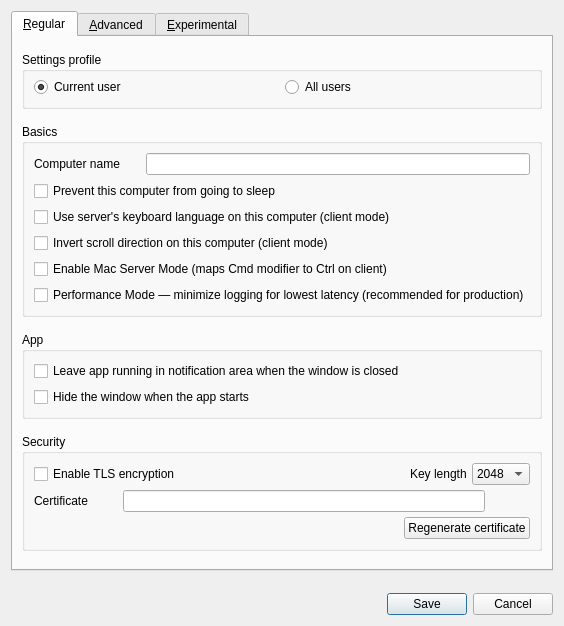
<?xml version="1.0" encoding="UTF-8"?>
<ui version="4.0">
 <class>SettingsDialogBase</class>
 <widget class="QDialog" name="SettingsDialogBase">
  <property name="geometry">
   <rect>
    <x>0</x>
    <y>0</y>
    <width>550</width>
    <height>626</height>
   </rect>
  </property>
  <property name="sizePolicy">
   <sizepolicy hsizetype="Preferred" vsizetype="Expanding">
    <horstretch>0</horstretch>
    <verstretch>0</verstretch>
   </sizepolicy>
  </property>
  <property name="windowTitle">
   <string>Preferences</string>
  </property>
  <layout class="QVBoxLayout" name="verticalLayout_9">
   <property name="spacing">
    <number>15</number>
   </property>
   <item alignment="Qt::AlignTop">
    <widget class="QTabWidget" name="m_pTabWidget">
     <property name="tabPosition">
      <enum>QTabWidget::North</enum>
     </property>
     <property name="currentIndex">
      <number>0</number>
     </property>
     <widget class="QWidget" name="m_pTabRegular">
      <attribute name="title">
       <string>&amp;Regular</string>
      </attribute>
      <layout class="QVBoxLayout" name="verticalLayout_3">
       <property name="spacing">
        <number>15</number>
       </property>
       <property name="topMargin">
        <number>15</number>
       </property>
       <item alignment="Qt::AlignTop">
        <widget class="QGroupBox" name="m_pGroupScope">
         <property name="title">
          <string>Settings profile</string>
         </property>
         <layout class="QGridLayout" name="gridLayout_2">
          <property name="topMargin">
           <number>5</number>
          </property>
          <item row="0" column="1">
           <widget class="QRadioButton" name="m_pRadioSystemScope">
            <property name="text">
             <string>All users</string>
            </property>
            <property name="checked">
             <bool>false</bool>
            </property>
           </widget>
          </item>
          <item row="0" column="0">
           <widget class="QRadioButton" name="m_pRadioUserScope">
            <property name="text">
             <string>Current user</string>
            </property>
            <property name="checked">
             <bool>true</bool>
            </property>
           </widget>
          </item>
         </layout>
        </widget>
       </item>
       <item alignment="Qt::AlignTop">
        <widget class="QGroupBox" name="m_pGroupBasics">
         <property name="title">
          <string>Basics</string>
         </property>
         <layout class="QVBoxLayout" name="verticalLayout_2">
          <item>
           <layout class="QHBoxLayout" name="horizontalLayout">
            <item>
             <widget class="QLabel" name="m_pLabelComputerName">
              <property name="sizePolicy">
               <sizepolicy hsizetype="Preferred" vsizetype="Fixed">
                <horstretch>0</horstretch>
                <verstretch>0</verstretch>
               </sizepolicy>
              </property>
              <property name="minimumSize">
               <size>
                <width>75</width>
                <height>0</height>
               </size>
              </property>
              <property name="text">
               <string>Computer name</string>
              </property>
             </widget>
            </item>
            <item>
             <spacer name="horizontalSpacer">
              <property name="orientation">
               <enum>Qt::Horizontal</enum>
              </property>
              <property name="sizeType">
               <enum>QSizePolicy::Maximum</enum>
              </property>
              <property name="sizeHint" stdset="0">
               <size>
                <width>20</width>
                <height>20</height>
               </size>
              </property>
             </spacer>
            </item>
            <item>
             <widget class="QLineEdit" name="m_pLineEditScreenName">
              <property name="enabled">
               <bool>true</bool>
              </property>
              <property name="maxLength">
               <number>255</number>
              </property>
             </widget>
            </item>
           </layout>
          </item>
          <item>
           <widget class="QCheckBox" name="m_pCheckBoxPreventSleep">
            <property name="text">
             <string>Prevent this computer from going to sleep</string>
            </property>
           </widget>
          </item>
          <item>
           <widget class="QCheckBox" name="m_pCheckBoxLanguageSync">
            <property name="text">
             <string>Use server's keyboard language on this computer (client mode)</string>
            </property>
           </widget>
          </item>
          <item>
           <widget class="QCheckBox" name="m_pCheckBoxScrollDirection">
            <property name="text">
             <string>Invert scroll direction on this computer (client mode)</string>
            </property>
           </widget>
          </item>
          <item>
           <widget class="QCheckBox" name="m_pCheckBoxMacServerMode">
            <property name="text">
             <string>Enable Mac Server Mode (maps Cmd modifier to Ctrl on client)</string>
            </property>
           </widget>
          </item>
          <item>
           <widget class="QCheckBox" name="m_pCheckBoxPerformanceMode">
            <property name="text">
             <string>Performance Mode — minimize logging for lowest latency (recommended for production)</string>
            </property>
            <property name="toolTip">
             <string>When enabled, sets core process log level to WARNING only. This eliminates INFO/DEBUG packet traces from the hot path, reducing latency for mouse and keyboard events.</string>
            </property>
           </widget>
          </item>
         </layout>
        </widget>
       </item>
       <item alignment="Qt::AlignTop">
        <widget class="QGroupBox" name="m_pGroupApp">
         <property name="title">
          <string>App</string>
         </property>
         <layout class="QVBoxLayout" name="verticalLayout_5">
          <item>
           <widget class="QCheckBox" name="m_pCheckBoxCloseToTray">
            <property name="text">
             <string>Leave app running in notification area when the window is closed</string>
            </property>
           </widget>
          </item>
          <item>
           <widget class="QCheckBox" name="m_pCheckBoxAutoHide">
            <property name="text">
             <string>Hide the window when the app starts</string>
            </property>
           </widget>
          </item>
         </layout>
        </widget>
       </item>
       <item alignment="Qt::AlignTop">
        <widget class="QGroupBox" name="m_pGroupSecurity">
         <property name="title">
          <string>Security</string>
         </property>
         <layout class="QVBoxLayout" name="verticalLayout">
          <property name="spacing">
           <number>5</number>
          </property>
          <property name="topMargin">
           <number>9</number>
          </property>
          <property name="bottomMargin">
           <number>9</number>
          </property>
          <item>
           <layout class="QHBoxLayout" name="horizontalLayout_5">
            <property name="topMargin">
             <number>0</number>
            </property>
            <item>
             <widget class="QCheckBox" name="m_pCheckBoxEnableTls">
              <property name="enabled">
               <bool>true</bool>
              </property>
              <property name="text">
               <string>Enable TLS encryption</string>
              </property>
             </widget>
            </item>
            <item>
             <spacer name="horizontalSpacer_2">
              <property name="orientation">
               <enum>Qt::Horizontal</enum>
              </property>
              <property name="sizeHint" stdset="0">
               <size>
                <width>40</width>
                <height>20</height>
               </size>
              </property>
             </spacer>
            </item>
            <item>
             <widget class="QLabel" name="m_pLabelTlsKeyLength">
              <property name="sizePolicy">
               <sizepolicy hsizetype="Preferred" vsizetype="Fixed">
                <horstretch>0</horstretch>
                <verstretch>0</verstretch>
               </sizepolicy>
              </property>
              <property name="text">
               <string>Key length</string>
              </property>
             </widget>
            </item>
            <item>
             <widget class="QComboBox" name="m_pComboBoxTlsKeyLength">
              <item>
               <property name="text">
                <string>2048</string>
               </property>
              </item>
              <item>
               <property name="text">
                <string>4096</string>
               </property>
              </item>
             </widget>
            </item>
           </layout>
          </item>
          <item>
           <layout class="QHBoxLayout" name="horizontalLayout_6">
            <property name="topMargin">
             <number>0</number>
            </property>
            <item>
             <widget class="QLabel" name="m_pLabelTlsCert">
              <property name="sizePolicy">
               <sizepolicy hsizetype="Preferred" vsizetype="Fixed">
                <horstretch>0</horstretch>
                <verstretch>0</verstretch>
               </sizepolicy>
              </property>
              <property name="text">
               <string>Certificate</string>
              </property>
             </widget>
            </item>
            <item>
             <spacer name="horizontalSpacer_3">
              <property name="orientation">
               <enum>Qt::Horizontal</enum>
              </property>
              <property name="sizeType">
               <enum>QSizePolicy::Minimum</enum>
              </property>
              <property name="sizeHint" stdset="0">
               <size>
                <width>30</width>
                <height>20</height>
               </size>
              </property>
             </spacer>
            </item>
            <item>
             <widget class="QLineEdit" name="m_pLineEditTlsCertPath">
              <property name="minimumSize">
               <size>
                <width>0</width>
                <height>0</height>
               </size>
              </property>
             </widget>
            </item>
            <item>
             <widget class="QPushButton" name="m_pPushButtonTlsCertPath">
              <property name="cursor">
               <cursorShape>PointingHandCursor</cursorShape>
              </property>
              <property name="text">
               <string/>
              </property>
              <property name="icon">
               <iconset resource="../../../../../res/gui/app.qrc">
                <normaloff>:/icons/64x64/folder.png</normaloff>:/icons/64x64/folder.png</iconset>
              </property>
              <property name="iconSize">
               <size>
                <width>20</width>
                <height>13</height>
               </size>
              </property>
              <property name="flat">
               <bool>true</bool>
              </property>
             </widget>
            </item>
           </layout>
          </item>
          <item>
           <layout class="QHBoxLayout" name="horizontalLayout_7">
            <property name="topMargin">
             <number>0</number>
            </property>
            <item>
             <spacer name="horizontalSpacer_4">
              <property name="orientation">
               <enum>Qt::Horizontal</enum>
              </property>
              <property name="sizeHint" stdset="0">
               <size>
                <width>40</width>
                <height>20</height>
               </size>
              </property>
             </spacer>
            </item>
            <item>
             <widget class="QPushButton" name="m_pPushButtonTlsRegenCert">
              <property name="text">
               <string>Regenerate certificate</string>
              </property>
             </widget>
            </item>
           </layout>
          </item>
         </layout>
        </widget>
       </item>
       <item>
        <spacer name="verticalSpacer">
         <property name="orientation">
          <enum>Qt::Vertical</enum>
         </property>
         <property name="sizeHint" stdset="0">
          <size>
           <width>20</width>
           <height>40</height>
          </size>
         </property>
        </spacer>
       </item>
      </layout>
     </widget>
     <widget class="QWidget" name="m_pTabAdvanced">
      <attribute name="title">
       <string>&amp;Advanced</string>
      </attribute>
      <layout class="QVBoxLayout" name="verticalLayout_8">
       <property name="spacing">
        <number>15</number>
       </property>
       <property name="topMargin">
        <number>15</number>
       </property>
       <item alignment="Qt::AlignTop">
        <widget class="QGroupBox" name="m_pGroupUpdates">
         <property name="title">
          <string>Updates</string>
         </property>
         <layout class="QHBoxLayout" name="horizontalLayoutUpdates">
          <item>
           <widget class="QLabel" name="m_pLabelUpdateTrack">
            <property name="sizePolicy">
             <sizepolicy hsizetype="Preferred" vsizetype="Fixed">
              <horstretch>0</horstretch>
              <verstretch>0</verstretch>
             </sizepolicy>
            </property>
            <property name="text">
             <string>Update track</string>
            </property>
           </widget>
          </item>
          <item>
           <widget class="QComboBox" name="m_pComboUpdateTrack">
            <property name="sizePolicy">
             <sizepolicy hsizetype="MinimumExpanding" vsizetype="Fixed">
              <horstretch>0</horstretch>
              <verstretch>0</verstretch>
             </sizepolicy>
            </property>
            <property name="toolTip">
             <string>Choose which releases to be notified about. Beta includes early pre-release versions.</string>
            </property>
            <item>
             <property name="text">
              <string>Stable</string>
             </property>
            </item>
            <item>
             <property name="text">
              <string>Beta</string>
             </property>
            </item>
           </widget>
          </item>
         </layout>
        </widget>
       </item>
       <item alignment="Qt::AlignTop">
        <widget class="QGroupBox" name="m_pGroupNetworking">
         <property name="title">
          <string>Networking</string>
         </property>
         <layout class="QVBoxLayout" name="verticalLayout_4">
          <item>
           <layout class="QHBoxLayout" name="horizontalLayout_2">
            <property name="topMargin">
             <number>0</number>
            </property>
            <item>
             <widget class="QLabel" name="m_pLabel_20">
              <property name="sizePolicy">
               <sizepolicy hsizetype="Preferred" vsizetype="Fixed">
                <horstretch>0</horstretch>
                <verstretch>0</verstretch>
               </sizepolicy>
              </property>
              <property name="text">
               <string>Port</string>
              </property>
             </widget>
            </item>
            <item>
             <widget class="QSpinBox" name="m_pSpinBoxPort">
              <property name="enabled">
               <bool>true</bool>
              </property>
              <property name="sizePolicy">
               <sizepolicy hsizetype="MinimumExpanding" vsizetype="Fixed">
                <horstretch>0</horstretch>
                <verstretch>0</verstretch>
               </sizepolicy>
              </property>
              <property name="maximum">
               <number>65535</number>
              </property>
              <property name="value">
               <number>24800</number>
              </property>
             </widget>
            </item>
            <item>
             <widget class="QLabel" name="m_pLabel_21">
              <property name="sizePolicy">
               <sizepolicy hsizetype="Preferred" vsizetype="Fixed">
                <horstretch>0</horstretch>
                <verstretch>0</verstretch>
               </sizepolicy>
              </property>
              <property name="text">
               <string>Network IP</string>
              </property>
             </widget>
            </item>
            <item>
             <widget class="QLineEdit" name="m_pLineEditInterface">
              <property name="enabled">
               <bool>true</bool>
              </property>
             </widget>
            </item>
           </layout>
          </item>
         </layout>
        </widget>
       </item>
       <item alignment="Qt::AlignTop">
        <widget class="QGroupBox" name="m_pGroupLogs">
         <property name="title">
          <string>Logs</string>
         </property>
         <layout class="QGridLayout" name="gridLayout">
          <property name="topMargin">
           <number>15</number>
          </property>
          <property name="bottomMargin">
           <number>15</number>
          </property>
          <property name="verticalSpacing">
           <number>7</number>
          </property>
          <item row="0" column="1">
           <spacer name="horizontalSpacer_5">
            <property name="orientation">
             <enum>Qt::Horizontal</enum>
            </property>
            <property name="sizeHint" stdset="0">
             <size>
              <width>40</width>
              <height>20</height>
             </size>
            </property>
           </spacer>
          </item>
          <item row="0" column="0">
           <widget class="QCheckBox" name="m_pCheckBoxLogToFile">
            <property name="text">
             <string>Log to file</string>
            </property>
           </widget>
          </item>
          <item row="0" column="3">
           <widget class="QComboBox" name="m_pComboLogLevel">
            <item>
             <property name="text">
              <string>Info</string>
             </property>
            </item>
            <item>
             <property name="text">
              <string>Debug</string>
             </property>
            </item>
            <item>
             <property name="text">
              <string>Debug1</string>
             </property>
            </item>
            <item>
             <property name="text">
              <string>Debug2</string>
             </property>
            </item>
           </widget>
          </item>
          <item row="0" column="2">
           <widget class="QLabel" name="m_pLabel_3">
            <property name="sizePolicy">
             <sizepolicy hsizetype="Preferred" vsizetype="Fixed">
              <horstretch>0</horstretch>
              <verstretch>0</verstretch>
             </sizepolicy>
            </property>
            <property name="minimumSize">
             <size>
              <width>0</width>
              <height>0</height>
             </size>
            </property>
            <property name="text">
             <string>Level</string>
            </property>
           </widget>
          </item>
          <item row="1" column="0" colspan="4">
           <layout class="QHBoxLayout" name="horizontalLayout_4">
            <property name="spacing">
             <number>3</number>
            </property>
            <property name="topMargin">
             <number>0</number>
            </property>
            <item>
             <widget class="QLabel" name="m_pLabelLogPath">
              <property name="sizePolicy">
               <sizepolicy hsizetype="Preferred" vsizetype="Fixed">
                <horstretch>0</horstretch>
                <verstretch>0</verstretch>
               </sizepolicy>
              </property>
              <property name="text">
               <string>Log path</string>
              </property>
             </widget>
            </item>
            <item>
             <spacer name="horizontalSpacer_7">
              <property name="orientation">
               <enum>Qt::Horizontal</enum>
              </property>
              <property name="sizeType">
               <enum>QSizePolicy::Minimum</enum>
              </property>
              <property name="sizeHint" stdset="0">
               <size>
                <width>30</width>
                <height>20</height>
               </size>
              </property>
             </spacer>
            </item>
            <item>
             <widget class="QLineEdit" name="m_pLineEditLogFilename">
              <property name="enabled">
               <bool>false</bool>
              </property>
              <property name="sizePolicy">
               <sizepolicy hsizetype="Expanding" vsizetype="Fixed">
                <horstretch>0</horstretch>
                <verstretch>0</verstretch>
               </sizepolicy>
              </property>
             </widget>
            </item>
            <item>
             <widget class="QPushButton" name="m_pButtonBrowseLog">
              <property name="enabled">
               <bool>false</bool>
              </property>
              <property name="cursor">
               <cursorShape>PointingHandCursor</cursorShape>
              </property>
              <property name="text">
               <string/>
              </property>
              <property name="icon">
               <iconset resource="../../../../../res/gui/app.qrc">
                <normaloff>:/icons/64x64/folder.png</normaloff>:/icons/64x64/folder.png</iconset>
              </property>
              <property name="iconSize">
               <size>
                <width>20</width>
                <height>13</height>
               </size>
              </property>
              <property name="flat">
               <bool>true</bool>
              </property>
             </widget>
            </item>
           </layout>
          </item>
         </layout>
        </widget>
       </item>
       <item alignment="Qt::AlignTop">
        <widget class="QGroupBox" name="m_pGroupService">
         <property name="sizePolicy">
          <sizepolicy hsizetype="Preferred" vsizetype="Expanding">
           <horstretch>0</horstretch>
           <verstretch>0</verstretch>
          </sizepolicy>
         </property>
         <property name="title">
          <string>Service</string>
         </property>
         <layout class="QGridLayout" name="gridLayout_3">
          <item row="1" column="0">
           <layout class="QHBoxLayout" name="horizontalLayout_9">
            <item>
             <widget class="QLabel" name="m_pLabelElevate">
              <property name="sizePolicy">
               <sizepolicy hsizetype="Preferred" vsizetype="Fixed">
                <horstretch>0</horstretch>
                <verstretch>0</verstretch>
               </sizepolicy>
              </property>
              <property name="text">
               <string>Launch with elevated privileges</string>
              </property>
             </widget>
            </item>
            <item>
             <widget class="QComboBox" name="m_pComboElevate">
              <property name="sizePolicy">
               <sizepolicy hsizetype="Preferred" vsizetype="Fixed">
                <horstretch>0</horstretch>
                <verstretch>0</verstretch>
               </sizepolicy>
              </property>
              <property name="minimumSize">
               <size>
                <width>0</width>
                <height>0</height>
               </size>
              </property>
              <property name="toolTip">
               <string>Specify when the Windows background service should run the server or client
                  process at an elevated privilege level.</string>
              </property>
              <property name="whatsThis">
               <string>
                &lt;p&gt;You may want to alter whether or not the privilege level of the server or client 
                  process is automatically changed depending on your use case. In some cases it can help
                  to diagnose or solve some problems related to elevated processes in Windows.&lt;/p&gt;
                &lt;ul&gt;
                  &lt;li&gt;Automatic: Elevate when the window session changes to secure mode&lt;/li&gt;
                  &lt;li&gt;Always elevate: Always run in elevated mode (could be unsafe)&lt;/li&gt;
                  &lt;li&gt;Never elevate: Turn off compatability with login screen and UAC&lt;/li&gt;
                &lt;/ul&gt;
                </string>
              </property>
              <property name="currentIndex">
               <number>0</number>
              </property>
              <item>
               <property name="text">
                <string>Automatic (as needed)</string>
               </property>
              </item>
              <item>
               <property name="text">
                <string>Always elevate</string>
               </property>
              </item>
              <item>
               <property name="text">
                <string>Never elevate</string>
               </property>
              </item>
             </widget>
            </item>
           </layout>
          </item>
          <item row="0" column="0">
           <widget class="QCheckBox" name="m_pCheckBoxServiceEnabled">
            <property name="toolTip">
             <string>Whether to launch the server or client process through the Windows background
                service or direct from the GUI.</string>
            </property>
            <property name="whatsThis">
             <string>
              &lt;p&gt;The background service is only available on Windows.&lt;/p&gt;
              &lt;p&gt;The Windows background service is used to:&lt;/p&gt;
              &lt;ul&gt;
              &lt;li&gt;Start the server or client automatically when the computer starts.&lt;/li&gt;
              &lt;li&gt;Run the server or client in an elevated mode (e.g. on login screen, UAC dialogs, etc).&lt;/li&gt;
              &lt;/ul&gt;
              </string>
            </property>
            <property name="text">
             <string>Use background service (daemon)</string>
            </property>
           </widget>
          </item>
         </layout>
        </widget>
       </item>
       <item>
        <spacer name="verticalSpacer_3">
         <property name="orientation">
          <enum>Qt::Vertical</enum>
         </property>
         <property name="sizeHint" stdset="0">
          <size>
           <width>20</width>
           <height>40</height>
          </size>
         </property>
        </spacer>
       </item>
      </layout>
     </widget>
     <widget class="QWidget" name="m_pTabExperiment">
      <attribute name="title">
       <string>&amp;Experimental</string>
      </attribute>
      <layout class="QVBoxLayout" name="verticalLayout_7">
       <item>
        <widget class="QLabel" name="label">
         <property name="text">
          <string>Experimental features are unstable and should only be used for testing purposes. These features should not be used if stability is important.</string>
         </property>
         <property name="wordWrap">
          <bool>true</bool>
         </property>
        </widget>
       </item>
       <item>
        <widget class="QGroupBox" name="m_pGroupNetworkingExp">
         <property name="title">
          <string/>
         </property>
         <layout class="QVBoxLayout" name="verticalLayout_6">
          <item>
           <widget class="QCheckBox" name="m_pCheckBoxUseLibei">
            <property name="text">
             <string>Use libei for Wayland support if available (Linux)</string>
            </property>
           </widget>
          </item>
          <item>
           <widget class="QCheckBox" name="m_pCheckBoxDragAndDrop">
            <property name="text">
             <string>Drag and drop files between computers (Windows and macOS)</string>
            </property>
           </widget>
          </item>
          <item>
           <widget class="QCheckBox" name="m_pCheckBoxInvertConnection">
            <property name="text">
             <string>Invert server/client TCP connection</string>
            </property>
           </widget>
          </item>
         </layout>
        </widget>
       </item>
       <item>
        <spacer name="verticalSpacer_4">
         <property name="orientation">
          <enum>Qt::Vertical</enum>
         </property>
         <property name="sizeHint" stdset="0">
          <size>
           <width>20</width>
           <height>40</height>
          </size>
         </property>
        </spacer>
       </item>
      </layout>
     </widget>
    </widget>
   </item>
   <item>
    <spacer name="verticalSpacer_2">
     <property name="orientation">
      <enum>Qt::Vertical</enum>
     </property>
     <property name="sizeHint" stdset="0">
      <size>
       <width>20</width>
       <height>40</height>
      </size>
     </property>
    </spacer>
   </item>
   <item>
    <widget class="QDialogButtonBox" name="m_pButtonBox">
     <property name="orientation">
      <enum>Qt::Horizontal</enum>
     </property>
     <property name="standardButtons">
      <set>QDialogButtonBox::Cancel|QDialogButtonBox::Save</set>
     </property>
    </widget>
   </item>
  </layout>
 </widget>
 <tabstops>
  <tabstop>m_pLineEditScreenName</tabstop>
  <tabstop>m_pSpinBoxPort</tabstop>
  <tabstop>m_pLineEditInterface</tabstop>
  <tabstop>m_pCheckBoxEnableTls</tabstop>
  <tabstop>m_pComboBoxTlsKeyLength</tabstop>
  <tabstop>m_pLineEditTlsCertPath</tabstop>
  <tabstop>m_pPushButtonTlsCertPath</tabstop>
  <tabstop>m_pPushButtonTlsRegenCert</tabstop>
  <tabstop>m_pCheckBoxLogToFile</tabstop>
  <tabstop>m_pComboLogLevel</tabstop>
  <tabstop>m_pLineEditLogFilename</tabstop>
  <tabstop>m_pButtonBrowseLog</tabstop>
  <tabstop>m_pRadioUserScope</tabstop>
  <tabstop>m_pRadioSystemScope</tabstop>
  <tabstop>m_pComboElevate</tabstop>
 </tabstops>
 <resources>
  <include location="../../../../../res/gui/app.qrc"/>
  <include location="../../../../../res/gui/app.qrc"/>
 </resources>
 <connections>
  <connection>
   <sender>m_pButtonBox</sender>
   <signal>accepted()</signal>
   <receiver>SettingsDialogBase</receiver>
   <slot>accept()</slot>
   <hints>
    <hint type="sourcelabel">
     <x>266</x>
     <y>340</y>
    </hint>
    <hint type="destinationlabel">
     <x>157</x>
     <y>274</y>
    </hint>
   </hints>
  </connection>
  <connection>
   <sender>m_pButtonBox</sender>
   <signal>rejected()</signal>
   <receiver>SettingsDialogBase</receiver>
   <slot>reject()</slot>
   <hints>
    <hint type="sourcelabel">
     <x>334</x>
     <y>340</y>
    </hint>
    <hint type="destinationlabel">
     <x>286</x>
     <y>274</y>
    </hint>
   </hints>
  </connection>
 </connections>
</ui>
